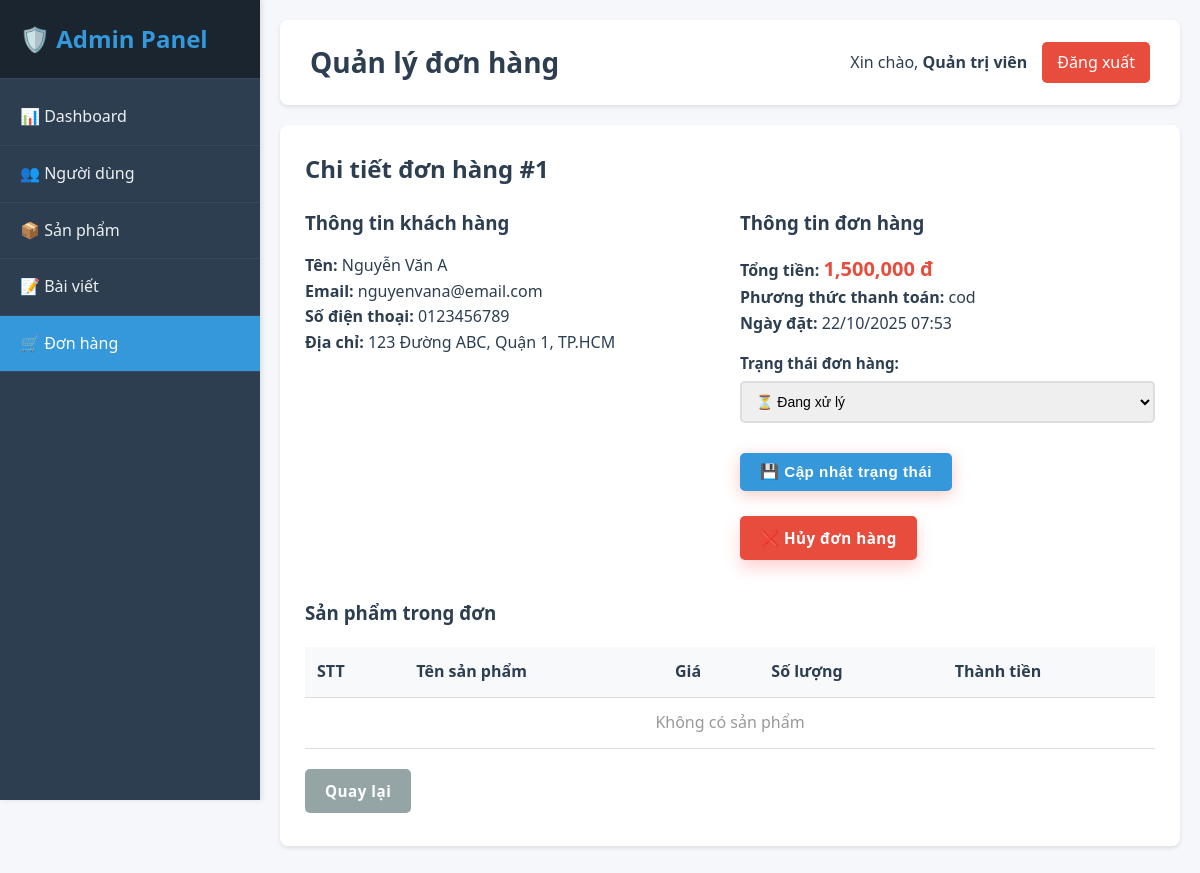
Page /index.php?action=admin&page=orders&sub=detail&id=1 (signed in) on the committed database.
### tables this page shows
CREATE TABLE IF NOT EXISTS orders (
    id INT AUTO_INCREMENT PRIMARY KEY,
    customer_name VARCHAR(255) NOT NULL,
    customer_email VARCHAR(255) NOT NULL,
    customer_phone VARCHAR(20) NOT NULL,
    customer_address TEXT NOT NULL,
    payment_method VARCHAR(50) NOT NULL,
    total_amount DECIMAL(10,2) NOT NULL,
    status ENUM('processing', 'waiting_shipping', 'shipping', 'completed', 'cancelled') DEFAULT 'processing',
    created_at TIMESTAMP DEFAULT CURRENT_TIMESTAMP
);

### config/database.php (called while the page is built, shortened)
<?php
class Database {
    private $host = 'localhost';
    private $db_name = 'shoe_store';
    private $username = 'root';
    private $password = '';
    public function getConnection() {
        $this->conn = null;
        try {
            $this->conn = new PDO("mysql:host=" . $this->host . ";dbname=" . $this->db_name,
                                $this->username, $this->password);
            $this->conn->setAttribute(PDO::ATTR_ERRMODE, PDO::ERRMODE_EXCEPTION);
            $this->conn->exec("set names utf8");
        } catch(PDOException $exception) {
            echo "Connection error: " . $exception->getMessage();
        }
        return $this->conn;
    }
}
?>

### models/Order.php (called while the page is built, shortened)
<?php
class Order {
    private $conn;
    private $table_name = "orders";
    private $order_items_table = "order_items";
    public function __construct($db) {
        $this->conn = $db;
    }
    public function getOrderById($order_id) {
        $query = "SELECT * FROM " . $this->table_name . " WHERE id = ?";
        $stmt = $this->conn->prepare($query);
        $stmt->bindParam(1, $order_id);
        $stmt->execute();
        return $stmt->fetch(PDO::FETCH_ASSOC);
    }
    public function getOrderItems($order_id) {
        $query = "SELECT * FROM " . $this->order_items_table . " WHERE order_id = ?";
        $stmt = $this->conn->prepare($query);
        $stmt->bindParam(1, $order_id);
        $stmt->execute();
        return $stmt->fetchAll(PDO::FETCH_ASSOC);
    }
}
?>

### views/admin/orders/detail.php (the view, shortened to what this page needs)
<div class="content-box">
    <h2 style="margin-bottom: 20px; color: #2c3e50;">Chi tiết đơn hàng #<?php echo $order['id']; ?></h2>
    <div style="display: grid; grid-template-columns: 1fr 1fr; gap: 20px; margin-bottom: 30px;">
        <div>
            <h3 style="margin-bottom: 15px; color: #2c3e50;">Thông tin khách hàng</h3>
            <p><strong>Tên:</strong> <?php echo htmlspecialchars($order['customer_name']); ?></p>
            <p><strong>Email:</strong> <?php echo htmlspecialchars($order['customer_email']); ?></p>
            <p><strong>Số điện thoại:</strong> <?php echo htmlspecialchars($order['customer_phone']); ?></p>
            <p><strong>Địa chỉ:</strong> <?php echo htmlspecialchars($order['customer_address']); ?></p>
        </div>
        <div>
            <h3 style="margin-bottom: 15px; color: #2c3e50;">Thông tin đơn hàng</h3>
            <p><strong>Tổng tiền:</strong> <span style="color: #e74c3c; font-size: 20px; font-weight: bold;"><?php echo number_format($order['total_amount']); ?> đ</span></p>
            <p><strong>Phương thức thanh toán:</strong> <?php echo htmlspecialchars($order['payment_method']); ?></p>
            <p><strong>Ngày đặt:</strong> <?php echo date('d/m/Y H:i', strtotime($order['created_at'])); ?></p>
            <form method="POST" action="index.php?action=admin&page=orders&sub=updateStatus&id=<?php echo $order['id']; ?>" style="margin-top: 15px;">
                <div class="form-group">
                    <label><strong>Trạng thái đơn hàng:</strong></label>
                    <select name="status" style="width: 100%; padding: 10px; border: 2px solid #ddd; border-radius: 5px; font-size: 14px;">
                        <option value="processing" <?php echo $order['status'] == 'processing' ? 'selected' : ''; ?>>⏳ Đang xử lý</option>
                    </select>
                </div>
                <button type="submit" class="btn btn-primary" style="margin-top: 10px;">💾 Cập nhật trạng thái</button>
            </form>
            <?php if ($order['status'] != 'cancelled' && $order['status'] != 'completed'): ?>
                <div style="margin-top: 15px;">
                    <a href="index.php?action=admin&page=orders&sub=cancel&id=<?php echo $order['id']; ?>"
                       class="btn btn-danger"
                       onclick="return confirm('Bạn có chắc chắn muốn hủy đơn hàng này?');"
                       style="margin-top: 10px;">
                        ❌ Hủy đơn hàng
                    </a>
                </div>
            <?php endif; ?>
        </div>
    </div>
    <h3 style="margin-bottom: 15px; color: #2c3e50;">Sản phẩm trong đơn</h3>
    <table class="table">
        <thead>
            <tr>
                <th>STT</th>
                <th>Tên sản phẩm</th>
                <th>Giá</th>
                <th>Số lượng</th>
                <th>Thành tiền</th>
            </tr>
        </thead>
        <tbody>
            <?php if (count($order_items) > 0): ?>
                <?php foreach ($order_items as $index => $item): ?>
                    <tr>
                        <td><?php echo $index + 1; ?></td>
                        <td><?php echo htmlspecialchars($item['product_name']); ?></td>
                        <td><?php echo number_format($item['product_price']); ?> đ</td>
                        <td><?php echo $item['quantity']; ?></td>
                        <td><?php echo number_format($item['total_price']); ?> đ</td>
                    </tr>
                <?php endforeach; ?>
            <?php else: ?>
                <tr>
                    <td colspan="5" style="text-align: center; color: #999;">Không có sản phẩm</td>
                </tr>
            <?php endif; ?>
        </tbody>
    </table>
    <div style="margin-top: 20px;">
        <a href="index.php?action=admin&page=orders&sub=list" class="btn" style="background: #95a5a6; color: white;">Quay lại</a>
    </div>
</div>

### assets/css/style.css (style rules this page uses)
* { margin: 0; padding: 0; box-sizing: border-box; }
body { font-family: 'Segoe UI', Tahoma, Geneva, Verdana, sans-serif; line-height: 1.6; color: #2c3e50; background-color: #fafbfc; font-size: 16px; }
.btn { display: inline-block; padding: 0.875rem 2rem; text-decoration: none; border-radius: 8px; font-weight: 600; font-size: 0.95rem; transition: all 0.3s ease; border: none; cursor: pointer; position: relative; overflow: hidden; text-align: center; letter-spacing: 0.5px; }
.btn::before { content: ''; position: absolute; top: 0; left: -100%; width: 100%; height: 100%; background: linear-gradient(90deg, transparent, rgba(255,255,255,0.2), transparent); transition: left 0.5s; }
.btn-primary { background: linear-gradient(135deg, #e74c3c 0%, #c0392b 100%); color: white; box-shadow: 0 4px 15px rgba(231, 76, 60, 0.3); }
.form-group { margin-bottom: 1.5rem; }
.form-group label { display: block; margin-bottom: 0.5rem; font-weight: 500; color: #333; }
.btn-danger { background: linear-gradient(135deg, #ff6b6b 0%, #ee5a24 100%); color: white; border: none; padding: 1rem 2rem; border-radius: 25px; font-weight: 700; transition: all 0.4s cubic-bezier(0.175, 0.885, 0.32, 1.275); display: inline-flex; align-items: center; gap: 0.75rem; cursor: pointer; font-size: 0.95rem; text-decoration: none; box-shadow: 0 8px 16px rgba(255, 107, 107, 0.3); position: relative; overflow: hidden; }
.btn-danger::before { content: ''; position: absolute; top: 0; left: -100%; width: 100%; height: 100%; background: linear-gradient(90deg, transparent, rgba(255,255,255,0.2), transparent); transition: left 0.5s; }
.form-group { display: flex; flex-direction: column; }
.form-group label { margin-bottom: 0.5rem; font-weight: 500; color: #333; }
.form-group input, .form-group select, .form-group textarea { padding: 0.75rem; border: 1px solid #ddd; border-radius: 5px; font-size: 1rem; transition: border-color 0.3s; }
.form-group label { margin-bottom: 0.5rem; font-weight: 600; color: #2c3e50; font-size: 0.95rem; }
html { scroll-behavior: smooth; }

### views/admin/layout/header.php (style rules this page uses)
* { margin: 0; padding: 0; box-sizing: border-box; }
body { font-family: 'Segoe UI', Tahoma, Geneva, Verdana, sans-serif; background: #f5f7fa; }
.content-box { background: white; padding: 25px; border-radius: 8px; box-shadow: 0 2px 4px rgba(0,0,0,0.1); margin-bottom: 20px; }
.btn { padding: 10px 20px; border: none; border-radius: 5px; cursor: pointer; text-decoration: none; display: inline-block; transition: all 0.3s; }
.btn-primary { background: #3498db; color: white; }
.btn-danger { background: #e74c3c; color: white; }
.table { width: 100%; border-collapse: collapse; margin-top: 20px; }
.table th, .table td { padding: 12px; text-align: left; border-bottom: 1px solid #ddd; }
.table th { background: #f8f9fa; font-weight: 600; color: #2c3e50; }
.form-group { margin-bottom: 20px; }
.form-group label { display: block; margin-bottom: 5px; font-weight: 600; color: #2c3e50; }
.form-group input, .form-group textarea, .form-group select { width: 100%; padding: 10px; border: 1px solid #ddd; border-radius: 5px; font-size: 14px; }

### rows in the picture
orders: id "1", customer_name "Nguyễn Văn A", customer_email "nguyenvana@email.com", customer_phone "0123456789", customer_address "123 Đường ABC, Quận 1, TP.HCM", total_amount "1,500,000", payment_method "cod", created_at "22/10/2025 07:53", status "⏳ Đang xử lý"

### other values in the picture
$page_title "Quản lý đơn hàng"
$_SESSION['user_full_name'] "Quản trị viên"
